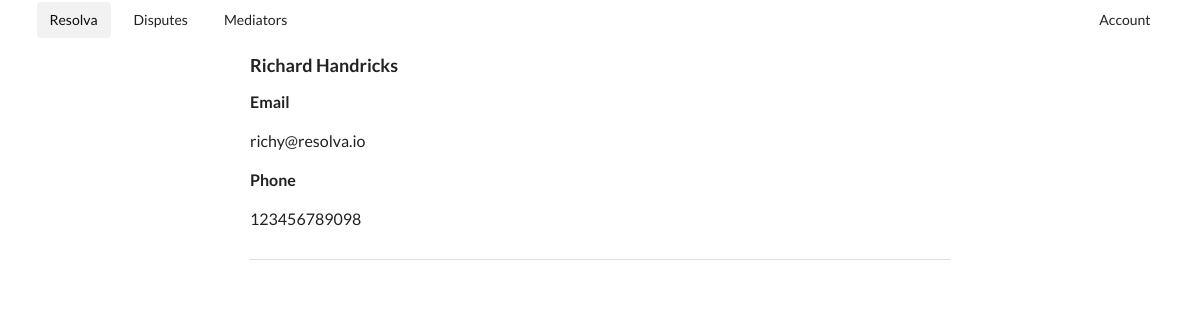
Page /accounts/account/details/2/ on the committed database.
### accounts/models.py (models this page shows, shortened)
class Account(models.Model):
	image = models.ImageField(upload_to="images")
	user = models.ForeignKey(User, on_delete=models.CASCADE)
	first_name = models.CharField(blank=True, null=True, max_length=250)
	last_name = models.CharField(blank=True, null=True, max_length=250)
	email = models.CharField(blank=True, null=True, max_length=250)
	phone = models.IntegerField()
	languages = models.ManyToManyField(Language)

### accounts/views.py (the view)
# urls.py: path("account/details/<int:id>/", views.view_account, name="account"),
def view_account(request, id):
	account = Account.objects.get(id=id)
	context = {
		"account": account,
	}
	template = "accounts/account.html"
	return render(request, template, context)

### templates/accounts/account.html (shortened to what this page needs)
{% extends 'base.html' %}
{% block body %}
<div class="ui text container">
<h3>{{account.first_name}} {{account.last_name}}</h3>
<p><b>Email</b></p>
<p>{{account.email}}</p>
<p><b>Phone</b></p>
<p>{{account.phone}}</p>
<div class="ui section divider"></div>
</div>
{% endblock %}

### rows in the picture
Account: first_name "Richard", last_name "Handricks", email "richy@resolva.io", phone "123456789098"
